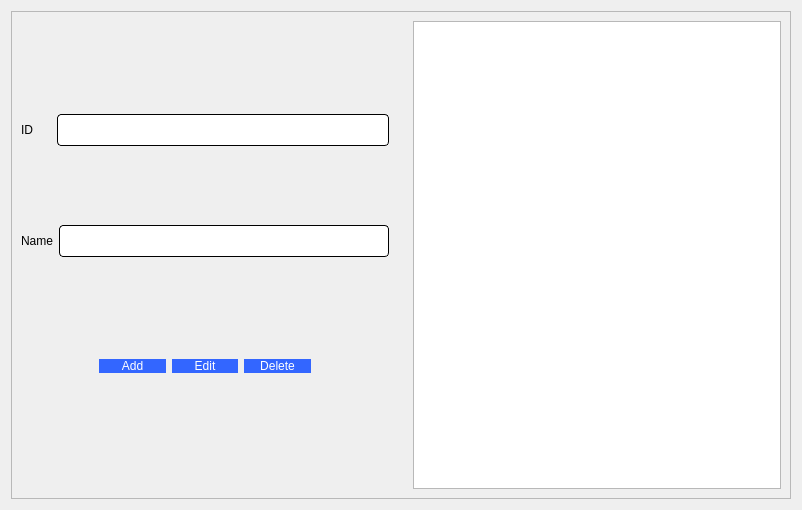
<?xml version="1.0" encoding="UTF-8"?>
<ui version="4.0">
 <class>manageBooks</class>
 <widget class="QDialog" name="manageBooks">
  <property name="geometry">
   <rect>
    <x>0</x>
    <y>0</y>
    <width>802</width>
    <height>510</height>
   </rect>
  </property>
  <property name="windowTitle">
   <string>Dialog</string>
  </property>
  <layout class="QHBoxLayout" name="horizontalLayout_6">
   <item>
    <widget class="QFrame" name="frame">
     <property name="styleSheet">
      <string notr="true"/>
     </property>
     <property name="frameShape">
      <enum>QFrame::StyledPanel</enum>
     </property>
     <property name="frameShadow">
      <enum>QFrame::Raised</enum>
     </property>
     <layout class="QHBoxLayout" name="horizontalLayout_4">
      <item>
       <layout class="QVBoxLayout" name="verticalLayout">
        <item>
         <spacer name="verticalSpacer_3">
          <property name="orientation">
           <enum>Qt::Vertical</enum>
          </property>
          <property name="sizeType">
           <enum>QSizePolicy::Fixed</enum>
          </property>
          <property name="sizeHint" stdset="0">
           <size>
            <width>20</width>
            <height>68</height>
           </size>
          </property>
         </spacer>
        </item>
        <item>
         <layout class="QHBoxLayout" name="horizontalLayout_2">
          <item>
           <widget class="QLabel" name="label">
            <property name="styleSheet">
             <string notr="true">font: 10pt &quot;Comic Sans MS&quot;;
color: rgb(0, 0, 0);</string>
            </property>
            <property name="text">
             <string>ID</string>
            </property>
           </widget>
          </item>
          <item>
           <spacer name="horizontalSpacer">
            <property name="orientation">
             <enum>Qt::Horizontal</enum>
            </property>
            <property name="sizeType">
             <enum>QSizePolicy::Fixed</enum>
            </property>
            <property name="sizeHint" stdset="0">
             <size>
              <width>18</width>
              <height>20</height>
             </size>
            </property>
           </spacer>
          </item>
          <item>
           <widget class="QLineEdit" name="ID">
            <property name="styleSheet">
             <string notr="true">QLineEdit{
	background-color: rgb(255, 255, 255);
	 border: 1px  solid;
     border-radius: 4px;
	font: 24px
}</string>
            </property>
           </widget>
          </item>
         </layout>
        </item>
        <item>
         <spacer name="verticalSpacer_2">
          <property name="orientation">
           <enum>Qt::Vertical</enum>
          </property>
          <property name="sizeType">
           <enum>QSizePolicy::Fixed</enum>
          </property>
          <property name="sizeHint" stdset="0">
           <size>
            <width>20</width>
            <height>48</height>
           </size>
          </property>
         </spacer>
        </item>
        <item>
         <layout class="QHBoxLayout" name="horizontalLayout_3">
          <item>
           <widget class="QLabel" name="label_3">
            <property name="styleSheet">
             <string notr="true">font: 10pt &quot;Comic Sans MS&quot;;
color: rgb(0, 0, 0);</string>
            </property>
            <property name="text">
             <string>Name</string>
            </property>
           </widget>
          </item>
          <item>
           <widget class="QLineEdit" name="Name">
            <property name="styleSheet">
             <string notr="true">QLineEdit{
	background-color: rgb(255, 255, 255);
	 border: 1px  solid;
     border-radius: 4px;
	font: 24px
}</string>
            </property>
           </widget>
          </item>
         </layout>
        </item>
        <item>
         <spacer name="verticalSpacer">
          <property name="orientation">
           <enum>Qt::Vertical</enum>
          </property>
          <property name="sizeType">
           <enum>QSizePolicy::Fixed</enum>
          </property>
          <property name="sizeHint" stdset="0">
           <size>
            <width>17</width>
            <height>68</height>
           </size>
          </property>
         </spacer>
        </item>
        <item>
         <layout class="QHBoxLayout" name="horizontalLayout_7">
          <item>
           <spacer name="horizontalSpacer_3">
            <property name="orientation">
             <enum>Qt::Horizontal</enum>
            </property>
            <property name="sizeType">
             <enum>QSizePolicy::Fixed</enum>
            </property>
            <property name="sizeHint" stdset="0">
             <size>
              <width>78</width>
              <height>20</height>
             </size>
            </property>
           </spacer>
          </item>
          <item>
           <layout class="QHBoxLayout" name="horizontalLayout">
            <item>
             <widget class="QPushButton" name="add">
              <property name="styleSheet">
               <string notr="true">QPushButton
{ 
	border-radius:15px;
	font: 10pt &quot;Comic Sans MS&quot;;
	background-color: #3366FF;
	padding : 0 4px;
	border-radius:10px;
	color: rgb(255, 255, 255);
}


QPushButton:hover:!pressed

{
background:#4f85e2;
}
</string>
              </property>
              <property name="text">
               <string>Add</string>
              </property>
             </widget>
            </item>
            <item>
             <widget class="QPushButton" name="edit">
              <property name="styleSheet">
               <string notr="true">QPushButton
{ 
	border-radius:15px;
	font: 10pt &quot;Comic Sans MS&quot;;
	background-color: #3366FF;
	padding : 0 4px;
	border-radius:10px;
	color: rgb(255, 255, 255);
}


QPushButton:hover:!pressed

{
background:#4f85e2;
}
</string>
              </property>
              <property name="text">
               <string>Edit</string>
              </property>
             </widget>
            </item>
            <item>
             <widget class="QPushButton" name="deleteButton">
              <property name="styleSheet">
               <string notr="true">QPushButton
{ 
	border-radius:15px;
	font: 10pt &quot;Comic Sans MS&quot;;
	background-color: #3366FF;
	padding : 0 4px;
	border-radius:10px;
	color: rgb(255, 255, 255);
}


QPushButton:hover:!pressed

{
background:#4f85e2;
}
</string>
              </property>
              <property name="text">
               <string>Delete</string>
              </property>
             </widget>
            </item>
           </layout>
          </item>
          <item>
           <spacer name="horizontalSpacer_4">
            <property name="orientation">
             <enum>Qt::Horizontal</enum>
            </property>
            <property name="sizeType">
             <enum>QSizePolicy::Fixed</enum>
            </property>
            <property name="sizeHint" stdset="0">
             <size>
              <width>78</width>
              <height>20</height>
             </size>
            </property>
           </spacer>
          </item>
         </layout>
        </item>
        <item>
         <spacer name="verticalSpacer_4">
          <property name="orientation">
           <enum>Qt::Vertical</enum>
          </property>
          <property name="sizeType">
           <enum>QSizePolicy::Fixed</enum>
          </property>
          <property name="sizeHint" stdset="0">
           <size>
            <width>17</width>
            <height>88</height>
           </size>
          </property>
         </spacer>
        </item>
       </layout>
      </item>
      <item>
       <spacer name="horizontalSpacer_2">
        <property name="orientation">
         <enum>Qt::Horizontal</enum>
        </property>
        <property name="sizeType">
         <enum>QSizePolicy::Fixed</enum>
        </property>
        <property name="sizeHint" stdset="0">
         <size>
          <width>18</width>
          <height>20</height>
         </size>
        </property>
       </spacer>
      </item>
      <item>
       <widget class="QTableView" name="genreTableView">
        <property name="styleSheet">
         <string notr="true">QHeaderView::section { background-color: #4f85e2; font: solid}</string>
        </property>
        <property name="selectionBehavior">
         <enum>QAbstractItemView::SelectRows</enum>
        </property>
        <attribute name="horizontalHeaderDefaultSectionSize">
         <number>200</number>
        </attribute>
        <attribute name="verticalHeaderVisible">
         <bool>false</bool>
        </attribute>
       </widget>
      </item>
     </layout>
    </widget>
   </item>
  </layout>
 </widget>
 <resources/>
 <connections/>
</ui>
